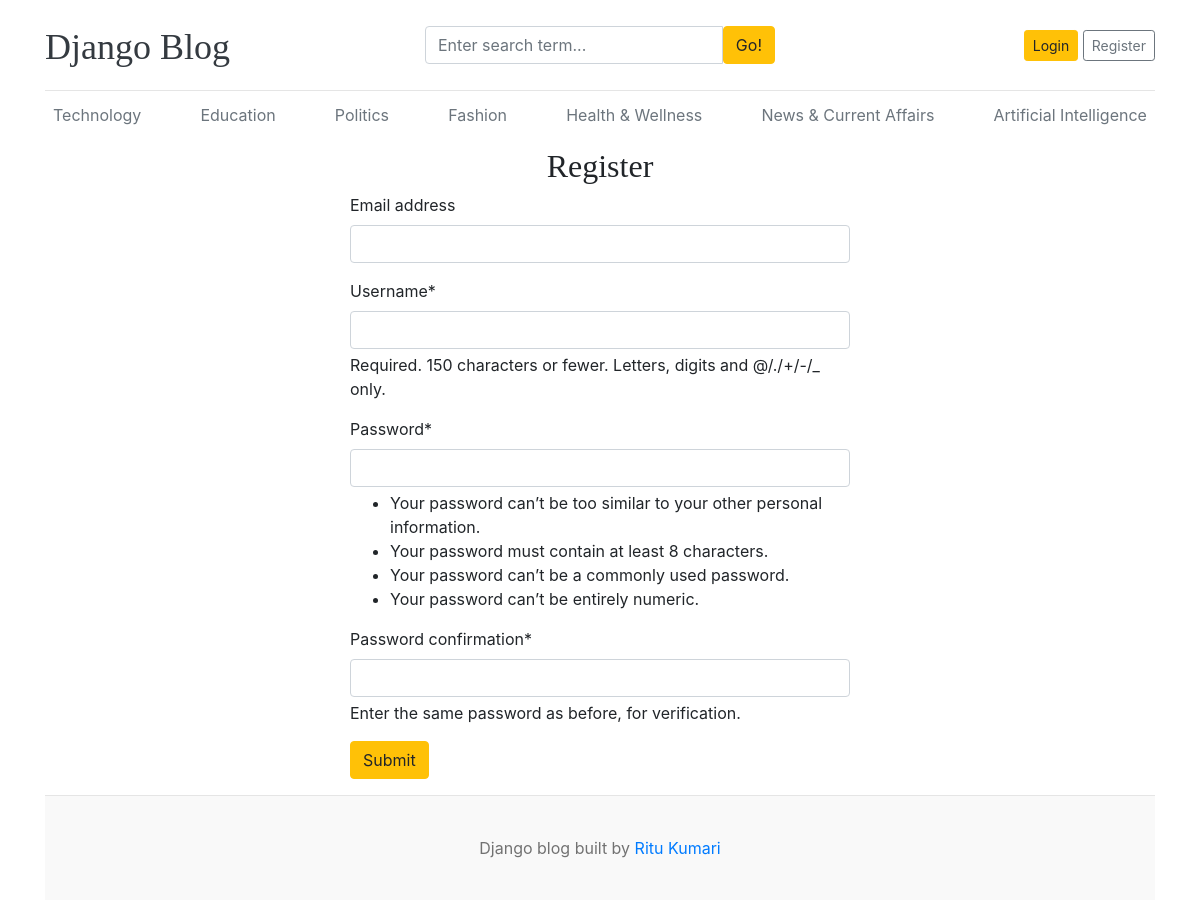
Screenshot of /register/ with the database file from the repository.
### blogs/models.py (models this page shows, shortened)
class Category(models.Model):
    category_name = models.CharField(max_length=50)
    created_at = models.DateTimeField(auto_now_add=True)
    updated_at = models.DateTimeField(auto_now=True)
    class Meta:
        verbose_name_plural = 'Categories'
        constraints = [
            models.UniqueConstraint(
                Lower('category_name'),
                name='unique_category_name_ci',
                violation_error_message="This category already exists. Please choose a different name."
            )
        ]

### blog_main/views.py (the view)
# urls.py: path('register/', views.register, name='register'),
def register(request):
    if request.method == 'POST':
        form = RegistrationForm(request.POST)
        if form.is_valid():
            form.save()
            return redirect('register')
        else:
            print(form.errors)
    else:
        form = RegistrationForm()
    context = {
        'form': form,
    }
    return render(request,'register.html',context)

### blog_main/forms.py
class RegistrationForm(UserCreationForm):
    class Meta:
        model = User
        fields = ('email', 'username', 'password1', 'password2')

### blogs/context_processors.py (called while the page is built)
def get_categories(request):
    categories = Category.objects.all()
    return dict(categories=categories)

def get_social_links(request):
    social_links = SocialLink.objects.all()
    return dict(social_links=social_links)

### templates/register.html (shortened to what this page needs)
{% extends 'base.html' %}
{% block content %}
{% load crispy_forms_tags %}
<h2 class="text-center">Register</h2>
<form action="{% url 'register' %}" method="POST" style="width: 500px; margin: auto;">
    {{ form | crispy }}
    <button type=submit class="btn btn-warning">Submit</button>
</form>
{% endblock %}

### templates/base.html (shortened to what this page needs)
{% load static %}
<!doctype html>
<html lang="en">
  <head>
    <link
      href="https://getbootstrap.com/docs/4.0/dist/css/bootstrap.min.css"
      rel="stylesheet"
    />
    <link href="{% static 'css/blog.css' %}" rel="stylesheet" />
    <link rel="stylesheet" href="https://cdnjs.cloudflare.com/ajax/libs/font-awesome/4.7.0/css/font-awesome.min.css">
  </head>
  <body>
    <div class="container">
      <header class="blog-header py-3">
        <div class="row flex-nowrap justify-content-between align-items-center">
          <div class="col-4 pt-1">
            <a class="blog-header-logo text-dark" href="/">Django Blog</a>
          </div>
          <div class = "col-4">
            <form action="{% url 'search' %}" method="GET">
              <div class="input-group">
                        <input class="form-control" type="text" name="keyword" value="{{ keyword }}" placeholder="Enter search term..." aria-label="Enter search term..." aria-describedby="button-search" />
                        <button type="submit" class="btn btn-warning" id="button-search" type="button">Go!</button>
                    </div>
            </form>
          </div>
          <div class="col-4 d-flex justify-content-end align-items-center">
            {% if not user.is_authenticated %}
            <a class="btn btn-sm btn-warning" href="{% url 'login' %}">Login</a> &nbsp;
            <a class="btn btn-sm btn-outline-secondary" href="{% url 'register' %}">Register</a>
            {% else %}
            <span><a href="{% url 'dashboard' %}">Dashboard</a></span>
            &emsp;
            <span><a href="{% url 'logout' %}">Logout</a></span>
            {% endif %}
          </div>
        </div>
      </header>
      <div class="nav-scroller py-1 mb-2">
        <nav class="nav d-flex justify-content-between">
          {% for category in categories %}
          <a class="p-2 text-muted" href="{% url 'posts_by_category' category.id %}">{{ category.category_name | title }}</a>
          {% endfor %}
        </nav>
      </div>
      {% block content %}
      {% endblock %}
     <footer class="blog-footer">
      <p>Django blog built by <a href="#">Ritu Kumari</a></p>
    </footer>
  </body>
</html>

### blog_main/static/css/blog.css (style rules this page uses)
.blog-header { border-bottom: 1px solid #e5e5e5; }
.blog-header-logo { font-family: "Playfair Display", Georgia, "Times New Roman", serif; font-size: 2.25rem; }
h1, h2, h3, h4, h5, h6 { font-family: "Playfair Display", Georgia, "Times New Roman", serif; }
.blog-footer { padding: 2.5rem 0; color: #727272; text-align: center; background-color: #f9f9f9; border-top: .05rem solid #e5e5e5; }
.blog-footer p:last-child { margin-bottom: 0; }

### rows the page displays
Category: category_name "Technology"
Category: category_name "Education"
Category: category_name "Politics"
Category: category_name "Fashion"
Category: category_name "Health & Wellness"
Category: category_name "News & Current Affairs"
Category: category_name "Artificial Intelligence"
